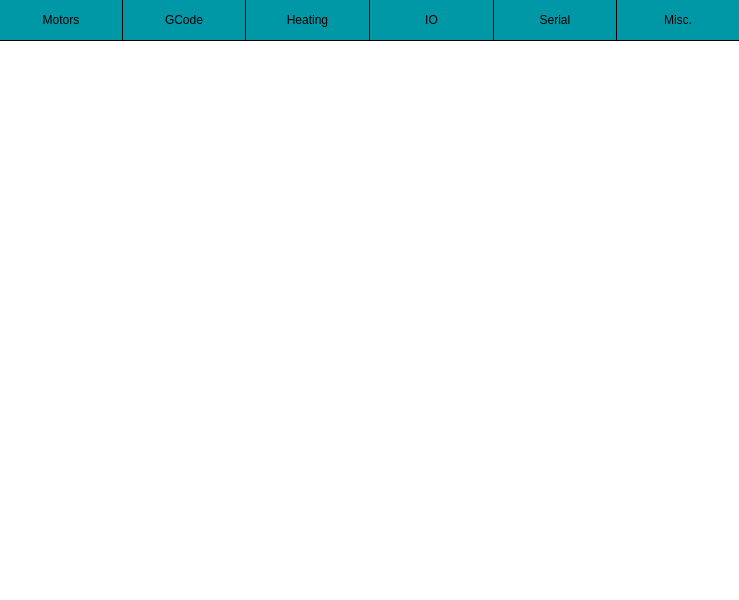
<?xml version="1.0" encoding="UTF-8"?>
<ui version="4.0">
 <class>InfoScreen</class>
 <widget class="QWidget" name="InfoScreen">
  <property name="enabled">
   <bool>true</bool>
  </property>
  <property name="geometry">
   <rect>
    <x>0</x>
    <y>0</y>
    <width>739</width>
    <height>600</height>
   </rect>
  </property>
  <property name="windowTitle">
   <string>Form</string>
  </property>
  <property name="styleSheet">
   <string notr="true">background-color: #ffffff;</string>
  </property>
  <widget class="QPushButton" name="gcodeButton">
   <property name="geometry">
    <rect>
     <x>123</x>
     <y>0</y>
     <width>122</width>
     <height>40</height>
    </rect>
   </property>
   <property name="styleSheet">
    <string notr="true">QPushButton{

	border: none;
	background-color: #0097A7;
	color: #000000;
}

QPushButton:pressed{

	background-color: #00838F;
}

QPushButton:checked{

	background-color: #00838F;
}</string>
   </property>
   <property name="text">
    <string>GCode</string>
   </property>
  </widget>
  <widget class="QPushButton" name="motorButton">
   <property name="geometry">
    <rect>
     <x>0</x>
     <y>0</y>
     <width>122</width>
     <height>40</height>
    </rect>
   </property>
   <property name="styleSheet">
    <string notr="true">QPushButton{

	border: none;
	background-color: #0097A7;
	color: #000000;
}

QPushButton:pressed{

	background-color: #00838F;
}

QPushButton:checked{

	background-color: #00838F;
}</string>
   </property>
   <property name="text">
    <string>Motors</string>
   </property>
  </widget>
  <widget class="QPushButton" name="heatingButton">
   <property name="geometry">
    <rect>
     <x>246</x>
     <y>0</y>
     <width>123</width>
     <height>40</height>
    </rect>
   </property>
   <property name="styleSheet">
    <string notr="true">QPushButton{

	border: none;
	background-color: #0097A7;
	color: #000000;
}

QPushButton:pressed{

	background-color: #00838F;
}

QPushButton:checked{

	background-color: #00838F;
}</string>
   </property>
   <property name="text">
    <string>Heating</string>
   </property>
  </widget>
  <widget class="QPushButton" name="ioButton">
   <property name="geometry">
    <rect>
     <x>370</x>
     <y>0</y>
     <width>123</width>
     <height>40</height>
    </rect>
   </property>
   <property name="styleSheet">
    <string notr="true">QPushButton{

	border: none;
	background-color: #0097A7;
	color: #000000;
}

QPushButton:pressed{

	background-color: #00838F;
}

QPushButton:checked{

	background-color: #00838F;
}</string>
   </property>
   <property name="text">
    <string>IO</string>
   </property>
  </widget>
  <widget class="QPushButton" name="serialButton">
   <property name="geometry">
    <rect>
     <x>494</x>
     <y>0</y>
     <width>122</width>
     <height>40</height>
    </rect>
   </property>
   <property name="styleSheet">
    <string notr="true">QPushButton{

	border: none;
	background-color: #0097A7;
	color: #000000;
}

QPushButton:pressed{

	background-color: #00838F;
}

QPushButton:checked{

	background-color: #00838F;
}</string>
   </property>
   <property name="text">
    <string>Serial</string>
   </property>
  </widget>
  <widget class="QPushButton" name="miscButton">
   <property name="geometry">
    <rect>
     <x>617</x>
     <y>0</y>
     <width>122</width>
     <height>40</height>
    </rect>
   </property>
   <property name="styleSheet">
    <string notr="true">QPushButton{

	border: none;
	background-color: #0097A7;
	color: #000000;
}

QPushButton:pressed{

	background-color: #00838F;
}

QPushButton:checked{

	background-color: #00838F;
}</string>
   </property>
   <property name="text">
    <string>Misc.</string>
   </property>
  </widget>
  <widget class="Line" name="horizontalLine">
   <property name="geometry">
    <rect>
     <x>0</x>
     <y>40</y>
     <width>739</width>
     <height>1</height>
    </rect>
   </property>
   <property name="styleSheet">
    <string notr="true">background-color: #000000</string>
   </property>
   <property name="orientation">
    <enum>Qt::Horizontal</enum>
   </property>
  </widget>
  <widget class="Line" name="verticalLine1">
   <property name="geometry">
    <rect>
     <x>122</x>
     <y>0</y>
     <width>1</width>
     <height>40</height>
    </rect>
   </property>
   <property name="styleSheet">
    <string notr="true">background-color: #000000</string>
   </property>
   <property name="orientation">
    <enum>Qt::Vertical</enum>
   </property>
  </widget>
  <widget class="Line" name="verticalLine2">
   <property name="geometry">
    <rect>
     <x>245</x>
     <y>0</y>
     <width>1</width>
     <height>40</height>
    </rect>
   </property>
   <property name="styleSheet">
    <string notr="true">background-color: #000000</string>
   </property>
   <property name="orientation">
    <enum>Qt::Vertical</enum>
   </property>
  </widget>
  <widget class="Line" name="verticalLine3">
   <property name="geometry">
    <rect>
     <x>369</x>
     <y>0</y>
     <width>1</width>
     <height>40</height>
    </rect>
   </property>
   <property name="styleSheet">
    <string notr="true">background-color: #000000</string>
   </property>
   <property name="orientation">
    <enum>Qt::Vertical</enum>
   </property>
  </widget>
  <widget class="Line" name="verticalLine4">
   <property name="geometry">
    <rect>
     <x>493</x>
     <y>0</y>
     <width>1</width>
     <height>40</height>
    </rect>
   </property>
   <property name="styleSheet">
    <string notr="true">background-color: #000000</string>
   </property>
   <property name="orientation">
    <enum>Qt::Vertical</enum>
   </property>
  </widget>
  <widget class="Line" name="verticalLine5">
   <property name="geometry">
    <rect>
     <x>616</x>
     <y>0</y>
     <width>1</width>
     <height>40</height>
    </rect>
   </property>
   <property name="styleSheet">
    <string notr="true">background-color: #000000</string>
   </property>
   <property name="orientation">
    <enum>Qt::Vertical</enum>
   </property>
  </widget>
 </widget>
 <resources/>
 <connections/>
</ui>
